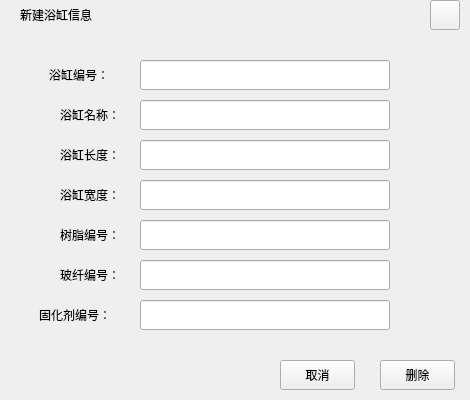
<?xml version="1.0" encoding="UTF-8"?>
<ui version="4.0">
 <class>TableBathDele</class>
 <widget class="QWidget" name="TableBathDele">
  <property name="geometry">
   <rect>
    <x>0</x>
    <y>0</y>
    <width>470</width>
    <height>400</height>
   </rect>
  </property>
  <property name="windowTitle">
   <string>Form</string>
  </property>
  <widget class="QLabel" name="UserLab_2">
   <property name="geometry">
    <rect>
     <x>60</x>
     <y>140</y>
     <width>80</width>
     <height>30</height>
    </rect>
   </property>
   <property name="text">
    <string>浴缸长度：</string>
   </property>
  </widget>
  <widget class="QPushButton" name="CloseBtn">
   <property name="geometry">
    <rect>
     <x>430</x>
     <y>0</y>
     <width>30</width>
     <height>30</height>
    </rect>
   </property>
   <property name="text">
    <string/>
   </property>
  </widget>
  <widget class="QLineEdit" name="BathTubH">
   <property name="geometry">
    <rect>
     <x>140</x>
     <y>140</y>
     <width>250</width>
     <height>30</height>
    </rect>
   </property>
  </widget>
  <widget class="QLabel" name="UserLab_3">
   <property name="geometry">
    <rect>
     <x>60</x>
     <y>180</y>
     <width>80</width>
     <height>30</height>
    </rect>
   </property>
   <property name="text">
    <string>浴缸宽度：</string>
   </property>
  </widget>
  <widget class="QLineEdit" name="FiberGlassID">
   <property name="geometry">
    <rect>
     <x>140</x>
     <y>260</y>
     <width>250</width>
     <height>30</height>
    </rect>
   </property>
  </widget>
  <widget class="QLineEdit" name="BathTubName">
   <property name="geometry">
    <rect>
     <x>140</x>
     <y>100</y>
     <width>250</width>
     <height>30</height>
    </rect>
   </property>
  </widget>
  <widget class="QLabel" name="UserLab_1">
   <property name="geometry">
    <rect>
     <x>60</x>
     <y>100</y>
     <width>80</width>
     <height>30</height>
    </rect>
   </property>
   <property name="text">
    <string>浴缸名称：</string>
   </property>
  </widget>
  <widget class="QLineEdit" name="ResinID">
   <property name="geometry">
    <rect>
     <x>140</x>
     <y>220</y>
     <width>250</width>
     <height>30</height>
    </rect>
   </property>
  </widget>
  <widget class="QLabel" name="InerLab">
   <property name="geometry">
    <rect>
     <x>60</x>
     <y>80</y>
     <width>401</width>
     <height>231</height>
    </rect>
   </property>
   <property name="styleSheet">
    <string notr="true"/>
   </property>
   <property name="text">
    <string/>
   </property>
  </widget>
  <widget class="QLineEdit" name="BathTubW">
   <property name="geometry">
    <rect>
     <x>140</x>
     <y>180</y>
     <width>250</width>
     <height>30</height>
    </rect>
   </property>
  </widget>
  <widget class="QLineEdit" name="BathTubID">
   <property name="geometry">
    <rect>
     <x>140</x>
     <y>60</y>
     <width>250</width>
     <height>30</height>
    </rect>
   </property>
  </widget>
  <widget class="QLabel" name="UserLab_7">
   <property name="geometry">
    <rect>
     <x>49</x>
     <y>60</y>
     <width>91</width>
     <height>30</height>
    </rect>
   </property>
   <property name="text">
    <string>浴缸编号：</string>
   </property>
  </widget>
  <widget class="QLabel" name="label">
   <property name="geometry">
    <rect>
     <x>20</x>
     <y>0</y>
     <width>151</width>
     <height>30</height>
    </rect>
   </property>
   <property name="text">
    <string>新建浴缸信息</string>
   </property>
  </widget>
  <widget class="QLabel" name="TitleLab">
   <property name="geometry">
    <rect>
     <x>10</x>
     <y>10</y>
     <width>461</width>
     <height>31</height>
    </rect>
   </property>
   <property name="text">
    <string/>
   </property>
  </widget>
  <widget class="QLabel" name="UserLab_5">
   <property name="geometry">
    <rect>
     <x>60</x>
     <y>260</y>
     <width>80</width>
     <height>30</height>
    </rect>
   </property>
   <property name="text">
    <string>玻纤编号：</string>
   </property>
  </widget>
  <widget class="QPushButton" name="CancleBtn">
   <property name="geometry">
    <rect>
     <x>280</x>
     <y>360</y>
     <width>75</width>
     <height>30</height>
    </rect>
   </property>
   <property name="text">
    <string>取消</string>
   </property>
  </widget>
  <widget class="QLabel" name="UserLab_6">
   <property name="geometry">
    <rect>
     <x>39</x>
     <y>300</y>
     <width>101</width>
     <height>30</height>
    </rect>
   </property>
   <property name="text">
    <string>固化剂编号：</string>
   </property>
  </widget>
  <widget class="QPushButton" name="DeleBtn">
   <property name="geometry">
    <rect>
     <x>380</x>
     <y>360</y>
     <width>75</width>
     <height>30</height>
    </rect>
   </property>
   <property name="text">
    <string>删除</string>
   </property>
  </widget>
  <widget class="QLineEdit" name="CurAgID">
   <property name="geometry">
    <rect>
     <x>140</x>
     <y>300</y>
     <width>250</width>
     <height>30</height>
    </rect>
   </property>
  </widget>
  <widget class="QLabel" name="UserLab_4">
   <property name="geometry">
    <rect>
     <x>60</x>
     <y>220</y>
     <width>80</width>
     <height>30</height>
    </rect>
   </property>
   <property name="text">
    <string>树脂编号：</string>
   </property>
  </widget>
  <zorder>InerLab</zorder>
  <zorder>TitleLab</zorder>
  <zorder>UserLab_2</zorder>
  <zorder>CloseBtn</zorder>
  <zorder>BathTubH</zorder>
  <zorder>UserLab_3</zorder>
  <zorder>FiberGlassID</zorder>
  <zorder>BathTubName</zorder>
  <zorder>UserLab_1</zorder>
  <zorder>ResinID</zorder>
  <zorder>BathTubW</zorder>
  <zorder>BathTubID</zorder>
  <zorder>UserLab_7</zorder>
  <zorder>label</zorder>
  <zorder>UserLab_5</zorder>
  <zorder>CancleBtn</zorder>
  <zorder>UserLab_6</zorder>
  <zorder>DeleBtn</zorder>
  <zorder>CurAgID</zorder>
  <zorder>UserLab_4</zorder>
 </widget>
 <resources/>
 <connections/>
</ui>
